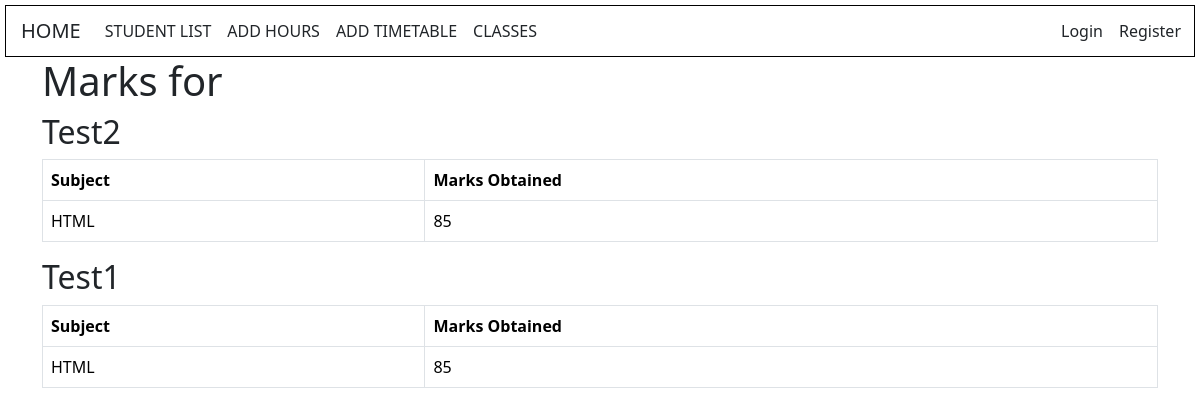
/students/students/1/marks/, run on the app's committed database.
### students/models.py (models this page shows, shortened)
class Mark(models.Model):
    student = models.ForeignKey(Student, on_delete=models.CASCADE)
    test=models.CharField(max_length=10, choices=[('Test1', 'Test1'), ('Test2', 'Test2'),('Test3', 'Test3'),('Test4', 'Test4')])
    subject = models.CharField(max_length=50)
    mark = models.IntegerField()

### students/views.py (the view)
# urls.py: path('students/<int:student_id>/marks/', views.marks_view, name='marks_view'),
def marks_view(request, student_id):
    student = get_object_or_404(Student, id=student_id)
    marks = Mark.objects.filter(student=student)
    marks_by_test = {}
    for mark in marks:
        test_name = mark.test
        if test_name not in marks_by_test:
            marks_by_test[test_name] = []
        marks_by_test[test_name].append(mark)
    return render(request, 'students/marks_view.html', {
        'marks_by_test': marks_by_test,
        'mark':mark
    })

### students/templates/students/marks_view.html (shortened to what this page needs)
<!DOCTYPE html>
<html>
<head>
    <link href="https://cdn.jsdelivr.net/npm/bootstrap@5.3.2/dist/css/bootstrap.min.css" rel="stylesheet">
    <script src="https://cdn.jsdelivr.net/npm/bootstrap@5.3.2/dist/js/bootstrap.bundle.min.js"></script></head>
<body>
    {% include 'students/navbar.html' %}
    <div class="container">
        <h1>Marks for {{ student.name }}</h1>
        {% for test_name, marks in marks_by_test.items %}
            <h2>{{ test_name }}</h2>
            <table class="table table-bordered">
                <thead>
                    <tr>
                        <th>Subject</th>
                        <th>Marks Obtained</th>
                    </tr>
                </thead>
                <tbody>
                    {% for mark in marks %}
                        <tr>
                            <td>{{ mark.subject }}</td>
                            <td>{{ mark.mark }}</td>
                        </tr>
                    {% endfor %}
                </tbody>
            </table>
        {% endfor %}
    </div>
</body>
</html>

### students/templates/students/navbar.html (style rules this page uses)
body { background:url('https://img.freepik.com/free-vector/beautiful-decorative-soft-colorful-watercolor-texture-background_1055-14290.jpg') no-repeat center center fixed; background-size: cover; }

### data on the page
Mark: test "Test2", subject "HTML", mark "85"
Mark: test "Test1", subject "HTML", mark "85"
